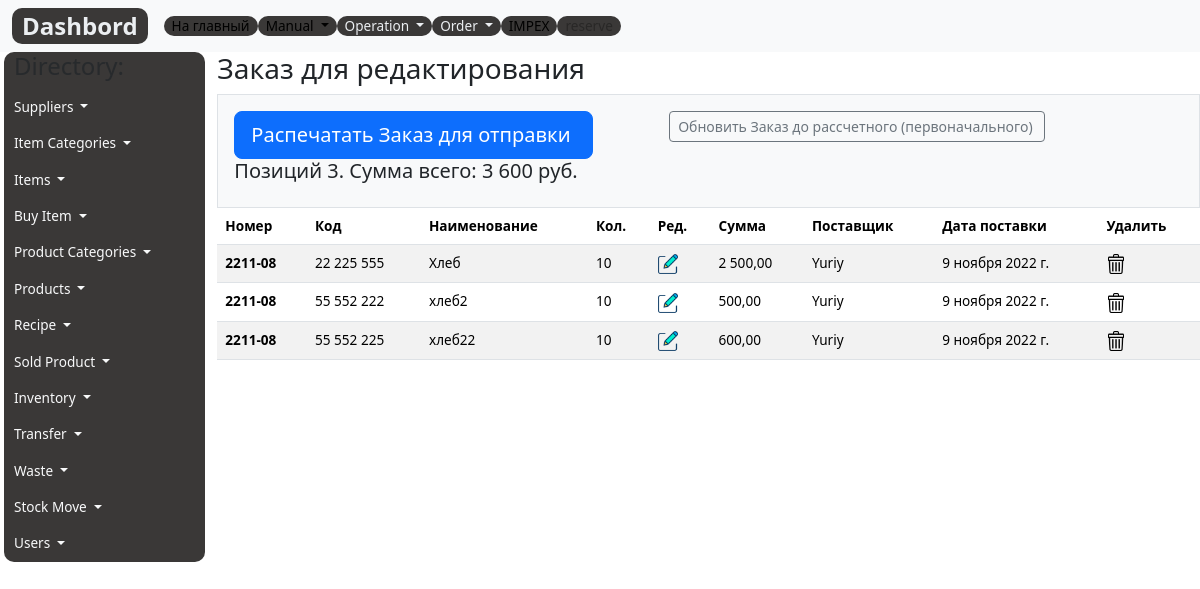
The page /acore/order on the database as committed earlier.
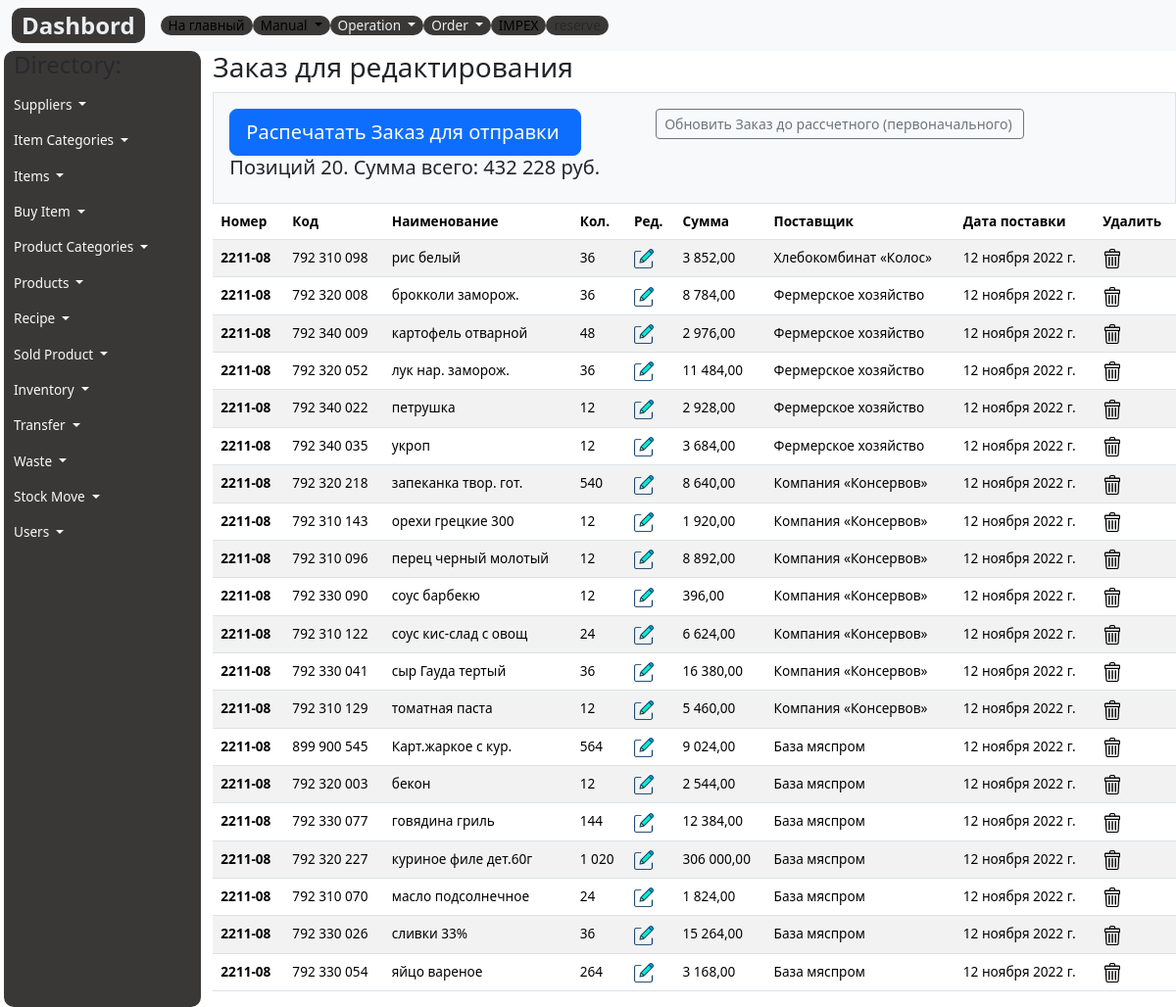
The same page on the database as committed later.
### acore/models.py (models this page shows, shortened)
class Order(models.Model):
    code=models.DecimalField(max_digits=12, help_text="Не более 12 знаков",decimal_places=0,null=True,verbose_name='Код')
    name = models.CharField(max_length=200, help_text="Не более 200 знаков", db_index=True)
    order_number = models.CharField(max_length=10, help_text="Не более 10 знаков",)
    order= models.IntegerField(verbose_name='Заказ, ед.')
    order_cost=models.DecimalField(max_digits=10, help_text="Не более 10 знаков",decimal_places=2, null=True)
    supply_pack = models.IntegerField(verbose_name='Упаковка, ед.', null=True, default=1)
    supplier=models.CharField(max_length=200, help_text="Не более 200 знаков", null=True)
    delivery_date = models.DateField(verbose_name='Дата поставки')
    created_date = models.DateField(auto_now_add=True)
    class Meta:
        ordering = ['-supplier','name']
        verbose_name = 'Заказ'
        verbose_name_plural = 'Заказ'

### acore/views.py (the view)
# urls.py: path('order', order, name='order'),
def order(request):
    order=Order.objects.all()
    for i in order:
        price=StockItem.objects.get(code=i.code).last_cost
        i.order_cost=i.order*price
        i.save()
    summ_order = Order.objects.aggregate(sum_order=Sum('order_cost')).get('sum_order')
    order_costs=summ_order
    context={
        'title':'Order form',
        'order': order,
        'order_costs':order_costs
    }
    return render(request,'list/order.html', context)

### acore/templates/list/order.html (shortened to what this page needs)
{% extends 'base.html' %}
{% load static %}
{% block content %}
<h3>Заказ для редактирования</h3>
<div class="col-12">
  <div class="p-3 border bg-light">
    <div class="row col-11">
      <div class="col-6">
        <form action="{% url 'order_print' %}" target="_blank" method="post" novalidate="novalidate">
          <input id="payment-button" type="submit" class="btn btn-lg btn-primary btn-block" name="export"
            value="Распечатать Заказ для отправки " />
        </form>
      </div>
      <div class="col-5">
        <form action="{% url 'order_calc' %}" method="post" novalidate="novalidate">
          <input id="payment-button" type="submit" class="btn btn-sm btn-outline-secondary btn-block" name="export"
            value="Обновить Заказ до рассчетного (первоначального) " />
        </form>
      </div>
    </div>
    <h5>Позиций {{order.count}}. Сумма всего: {{order_costs}} руб. </h5>
  </div>
</div>
<table class="table table-striped">
  <thead style="position: sticky;
  top: -1px;
  z-index: 2;background: #9d9e9e;">
    <tr>
      <th scope="col">Номер</th>
      <th scope="col">Код</th>
      <th scope="col">Наименование</th>
      <th scope="col">Кол.</th>
      <th scope="col">Ред.</th>
      <th scope="col">Сумма</th>
      <th scope="col">Поставщик</th>
      <th scope="col">Дата поставки</th>
      <th scope="col">Удалить</th>
    </tr>
  </thead>
  <tbody>
    {% for item in order %}
    <tr>
      <th scope="row">{{item.order_number}}</th>
      <td>{{item.code}}</td>
      <td>{{item.name}}</td>
      <td>{{item.order}}</td>
      <td><a href='{% url "order_edit_form" item.id %}'><img width="20px" src="{% static 'images/edit.png' %}"
            alt="Edit"></a>
      </td>
      <td>{{item.order_cost}}</td>
      <td>{{item.supplier}}</td>
      <td>{{item.delivery_date}}</td>
      <td><a href='{% url "order_delete" item.id %}'><img width="20px" src="{% static 'images/trash.png' %}"
            alt="Del"></a>
      </td>
    </tr>
    {% endfor %}
  </tbody>
</table>
{% endblock %}

### templates/base.html (shortened to what this page needs)
{% load static %}
{% load bootstrap5 %}
<!DOCTYPE html>
<html lang="en">
<head>
  {% bootstrap_css %}
  <link rel="stylesheet" type="text/css" href="{% static 'css/style.css' %}">
</head>
<body>
  {% block navbar %}
  <nav class="navbar navbar-expand-lg bg-light">
    <div class="container-fluid">
      <a class="navbar-brand font1-b navbutt" href="{% url 'dashbord' %}">Dashbord</a>
      <div class="collapse navbar-collapse" id="navbarSupportedContent">
        <ul class="navbar-nav me-auto mb-2 mb-lg-0">
          <li class="nav-item">
            <a class="nav-link active navbutt" aria-current="page" href="{% url 'dashbord' %}">На главный</a>
          </li>
          <li class="navbar-nav nav-item dropdown">
            <a class="nav-link dropdown-toggle navbutt active" href="#" role="button" data-bs-toggle="dropdown"
              aria-expanded="false">
              Manual
            </a>
          </li>
          <li class="navbar-nav nav-item dropdown">
            <a class="nav-link dropdown-toggle navbutt" href="#" role="button" data-bs-toggle="dropdown"
              aria-expanded="false">
              Operation
            </a>
          </li>
          <li class="navbar-nav nav-item dropdown">
            <a class="nav-link dropdown-toggle navbutt" href="#" role="button" data-bs-toggle="dropdown"
              aria-expanded="false">
              Order
            </a>
          </li>
          <li class="nav-item">
            <a class="nav-link active navbutt" href="{% url 'impex' %}">IMPEX</a>
          </li>
          <li class="nav-item">
            <a class="nav-link disabled navbutt" href="{% url 'dashbord' %}">reserve</a>
          </li>
        </ul>
      </div>
    </div>
  </nav>
  {% endblock %}
  <div class="ms-3">
    {% block menu%}
    <div class="row">
      <div class="col-2 navbutt text-muted">
        <h4>Directory:</h4>
        <ul class="nav navbar-nav">
          <li class="navbar-nav nav-item dropdown">
            <a class="nav-link dropdown-toggle text-light" href="#" role="button" data-bs-toggle="dropdown"
              aria-expanded="false">
              Suppliers
            </a>
          </li>
          <li class="navbar-nav nav-item dropdown">
            <a class="nav-link dropdown-toggle text-light" href="#" role="button" data-bs-toggle="dropdown"
              aria-expanded="false">
              Item Categories
            </a>
          </li>
          <li class="navbar-nav nav-item dropdown">
            <a class="nav-link dropdown-toggle text-light" href="#" role="button" data-bs-toggle="dropdown"
              aria-expanded="false">
              Items
            </a>
          </li>
          <li class="navbar-nav nav-item dropdown">
            <a class="nav-link dropdown-toggle text-light" href="#" role="button" data-bs-toggle="dropdown"
              aria-expanded="false">
              Buy Item
            </a>
          </li>
          <li class="navbar-nav nav-item dropdown">
            <a class="nav-link dropdown-toggle text-light" href="#" role="button" data-bs-toggle="dropdown"
              aria-expanded="false">
              Product Categories
            </a>
          </li>
          <li class="navbar-nav nav-item dropdown">
            <a class="nav-link dropdown-toggle text-light" href="#" role="button" data-bs-toggle="dropdown"
              aria-expanded="false">
              Products
            </a>
          </li>
          <li class="navbar-nav nav-item dropdown">
            <a class="nav-link dropdown-toggle text-light" href="#" role="button" data-bs-toggle="dropdown"
              aria-expanded="false">
              Recipe
            </a>
          </li>
          <li class="navbar-nav nav-item dropdown">
            <a class="nav-link dropdown-toggle text-light" href="#" role="button" data-bs-toggle="dropdown"
              aria-expanded="false">
              Sold Product
            </a>
          </li>
          <li class="navbar-nav nav-item dropdown">
            <a class="nav-link dropdown-toggle text-light" href="#" role="button" data-bs-toggle="dropdown"
              aria-expanded="false">
              Inventory
            </a>
          </li>
          <li class="navbar-nav nav-item dropdown">
            <a class="nav-link dropdown-toggle text-light" href="#" role="button" data-bs-toggle="dropdown"
              aria-expanded="false">
              Transfer
            </a>
          </li>
          <li class="navbar-nav nav-item dropdown">
            <a class="nav-link dropdown-toggle text-light" href="#" role="button" data-bs-toggle="dropdown"
              aria-expanded="false">
              Waste
            </a>
          </li>
          <li class="navbar-nav nav-item dropdown">
            <a class="nav-link dropdown-toggle text-light" href="#" role="button" data-bs-toggle="dropdown"
              aria-expanded="false">
              Stock Move
            </a>
          </li>
          <li class="navbar-nav nav-item dropdown">
            <a class="nav-link dropdown-toggle text-light" href="#" role="button" data-bs-toggle="dropdown"
              aria-expanded="false">
              Users
            </a>
          </li>
          {% endblock %}
      </div>
      <div class="col-10">
        {% block content %}CONTENT{% endblock %}
      </div>
</body>
</html>

### mms22/static/css/style.css (style rules this page uses)
body { font-size: 0.85rem !important; }
.navbutt { color: #ebeef1; background: #3a3837; border-radius: 10px; padding: 0 10px; }
.font1-b { font-size: 1.5rem; font-weight: 600; }

Rows that differ between the two databases and show on the page:
removed Order: order_number "2211-08", code "22 225 555", name "Хлеб", order "10", order_cost "2 500,00", supplier "Yuriy", delivery_date "9 ноября 2022 г."
removed Order: order_number "2211-08", code "55 552 222", name "хлеб2", order "10", order_cost "500,00", supplier "Yuriy", delivery_date "9 ноября 2022 г."
removed Order: order_number "2211-08", code "55 552 225", name "хлеб22", order "10", order_cost "600,00", supplier "Yuriy", delivery_date "9 ноября 2022 г."
added Order: order_number "2211-08", code "792 310 098", name "рис белый", order "36", order_cost "3 852,00", supplier "Хлебокомбинат «Колос»", delivery_date "12 ноября 2022 г."
added Order: order_number "2211-08", code "792 320 008", name "брокколи заморож.", order "36", order_cost "8 784,00", supplier "Фермерское хозяйство", delivery_date "12 ноября 2022 г."
added Order: order_number "2211-08", code "792 340 009", name "картофель отварной", order "48", order_cost "2 976,00", supplier "Фермерское хозяйство", delivery_date "12 ноября 2022 г."
added Order: order_number "2211-08", code "792 320 052", name "лук нар. заморож.", order "36", order_cost "11 484,00", supplier "Фермерское хозяйство", delivery_date "12 ноября 2022 г."
added Order: order_number "2211-08", code "792 340 022", name "петрушка", order "12", order_cost "2 928,00", supplier "Фермерское хозяйство", delivery_date "12 ноября 2022 г."
added Order: order_number "2211-08", code "792 340 035", name "укроп", order "12", order_cost "3 684,00", supplier "Фермерское хозяйство", delivery_date "12 ноября 2022 г."
added Order: order_number "2211-08", code "792 320 218", name "запеканка твор. гот.", order "540", order_cost "8 640,00", supplier "Компания «Консервов»", delivery_date "12 ноября 2022 г."
added Order: order_number "2211-08", code "792 310 143", name "орехи грецкие 300", order "12", order_cost "1 920,00", supplier "Компания «Консервов»", delivery_date "12 ноября 2022 г."
added Order: order_number "2211-08", code "792 310 096", name "перец черный молотый", order "12", order_cost "8 892,00", supplier "Компания «Консервов»", delivery_date "12 ноября 2022 г."
added Order: order_number "2211-08", code "792 330 090", name "соус барбекю", order "12", order_cost "396,00", supplier "Компания «Консервов»", delivery_date "12 ноября 2022 г."
added Order: order_number "2211-08", code "792 310 122", name "соус кис-слад с овощ", order "24", order_cost "6 624,00", supplier "Компания «Консервов»", delivery_date "12 ноября 2022 г."
added Order: order_number "2211-08", code "792 330 041", name "сыр Гауда тертый", order "36", order_cost "16 380,00", supplier "Компания «Консервов»", delivery_date "12 ноября 2022 г."
added Order: order_number "2211-08", code "792 310 129", name "томатная паста", order "12", order_cost "5 460,00", supplier "Компания «Консервов»", delivery_date "12 ноября 2022 г."
added Order: order_number "2211-08", code "899 900 545", name "Карт.жаркое с кур.", order "564", order_cost "9 024,00", supplier "База мяспром", delivery_date "12 ноября 2022 г."
added Order: order_number "2211-08", code "792 320 003", name "бекон", order "12", order_cost "2 544,00", supplier "База мяспром", delivery_date "12 ноября 2022 г."
added Order: order_number "2211-08", code "792 330 077", name "говядина гриль", order "144", order_cost "12 384,00", supplier "База мяспром", delivery_date "12 ноября 2022 г."
added Order: order_number "2211-08", code "792 320 227", name "куриное филе дет.60г", order "1 020", order_cost "306 000,00", supplier "База мяспром", delivery_date "12 ноября 2022 г."
added Order: order_number "2211-08", code "792 310 070", name "масло подсолнечное", order "24", order_cost "1 824,00", supplier "База мяспром", delivery_date "12 ноября 2022 г."
added Order: order_number "2211-08", code "792 330 026", name "сливки 33%", order "36", order_cost "15 264,00", supplier "База мяспром", delivery_date "12 ноября 2022 г."
added Order: order_number "2211-08", code "792 330 054", name "яйцо вареное", order "264", order_cost "3 168,00", supplier "База мяспром", delivery_date "12 ноября 2022 г."
Other text that changed with them:
{{ order.count }}: "3" → "20"
{{ order_costs }}: "3 600" → "432 228"
